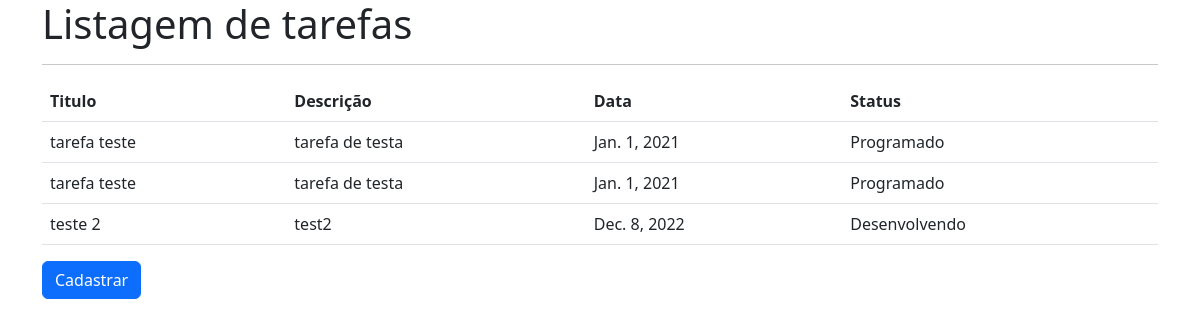
Page /app/listar_tarefas on the committed database.
### app/models.py (models this page shows)
class Tarefa(models.Model):#herda da classe models
    STATUS_CHOICES = [
        (1, 'Programado'),
        (2, 'Desenvolvendo'),
        (3, 'Concluído')
    ]
    titulo = models.CharField( max_length=100, null=False, blank=False )
    descricao = models.TextField( null=False, blank=False )
    data = models.DateField( null=False, blank=False )
    status = models.IntegerField( choices=STATUS_CHOICES, null=False, blank=False )

### app/views.py (the view)
# urls.py: path('listar_tarefas', listar_tarefa, name='listar_tarefa'),
def listar_tarefa(request):
    tarefas = Tarefa.objects.all()#isso aqui faz com que buscamos todas as tarefas no banco de dados e armazene na variável tarefas
    return render(request, 'lista_tarefas.html', {'tarefas': tarefas})

### app/templates/lista_tarefas.html (shortened to what this page needs)
<!DOCTYPE html>
<html lang="en">
<head>
    <link rel="stylesheet" href="https://cdn.jsdelivr.net/npm/bootstrap@5.2.3/dist/css/bootstrap.min.css">
</head>
<body class="container">
    <h1>Listagem de tarefas</h1>
    <hr/>
    <table class="table">
        <tr>
            <th>Titulo</th>
            <th>Descrição</th>
            <th>Data</th>
            <th>Status</th>
        </tr>
        {% for tarefa in tarefas %}
        <tr>
            <td>{{ tarefa.titulo }}</td>
            <td>{{ tarefa.descricao }}</td>
            <td>{{ tarefa.data }}</td>
            <td>{{ tarefa.get_status_display }}</td>
        </tr>
        {% endfor %}
    </table>
    <a href="{% url 'cadastrar_tarefa' %}" class="btn btn-primary">Cadastrar</a>
</body>
</html>

### rows in the picture
Tarefa: titulo "tarefa teste", descricao "tarefa de testa", data "Jan. 1, 2021", status "Programado"
Tarefa: titulo "tarefa teste", descricao "tarefa de testa", data "Jan. 1, 2021", status "Programado"
Tarefa: titulo "teste 2", descricao "test2", data "Dec. 8, 2022", status "Desenvolvendo"
